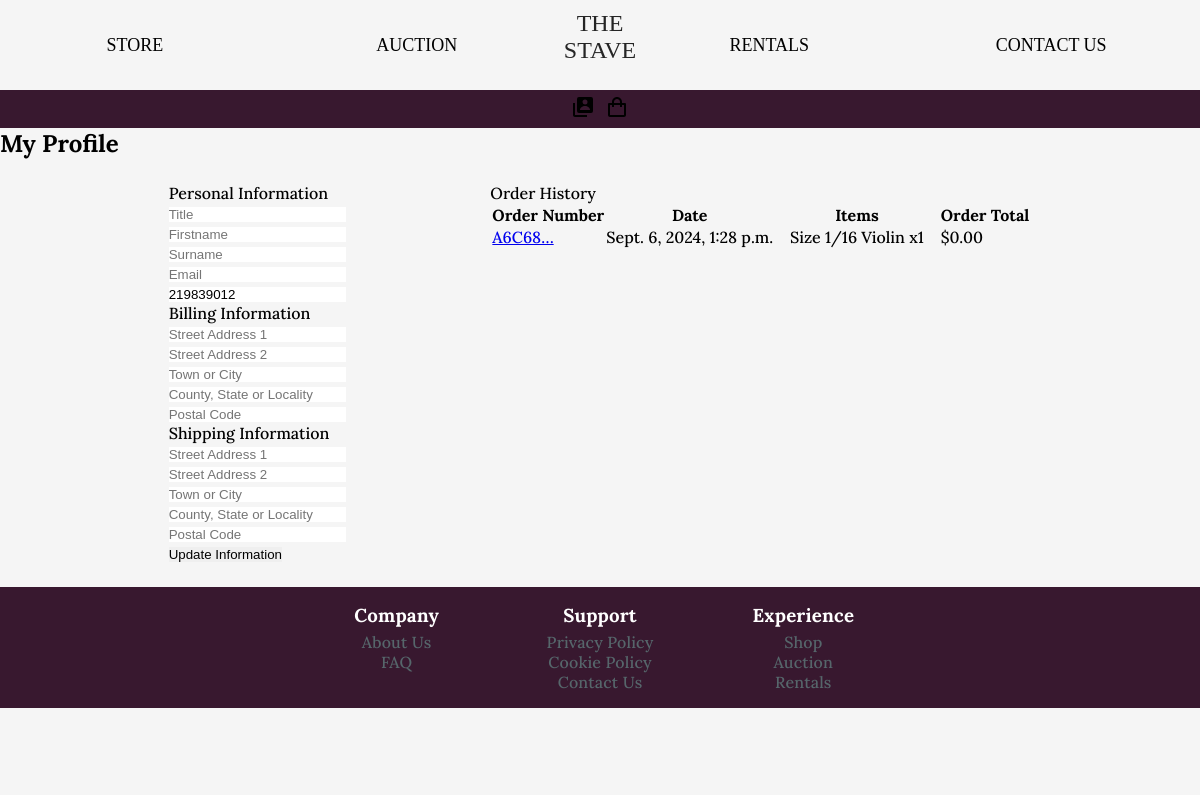
Page /profiles/ (signed in) on the committed database.
### profiles/models.py (models this page shows, shortened)
class UserProfile(models.Model):
    user = models.OneToOneField(User, on_delete=models.CASCADE)
    user_title = models.CharField(max_length=20, null=True, blank=True)
    user_firstname = models.CharField(max_length=50, null=True, blank=True)
    user_surname = models.CharField(max_length=50, null=True, blank=True)
    default_phone_number = models.CharField(max_length=20, null=True, blank=True)
    default_email = models.CharField(max_length=50, null=True, blank=True)
    default_country = CountryField(blank_label='Country *', null=True, blank=True)
    shipping_postcode = models.CharField(max_length=20, null=True, blank=True)
    shipping_town_or_city = models.CharField(max_length=40, null=True, blank=True)
    shipping_street_address1 = models.CharField(max_length=80, null=True, blank=True)
    shipping_street_address2 = models.CharField(max_length=80, null=True, blank=True)
    shipping_county = models.CharField(max_length=80, null=True, blank=True)
    billing_postcode = models.CharField(max_length=20, null=True, blank=True)
    billing_town_or_city = models.CharField(max_length=40, null=True, blank=True)
    billing_street_address1 = models.CharField(max_length=80, null=True, blank=True)
    billing_street_address2 = models.CharField(max_length=80, null=True, blank=True)
    billing_county = models.CharField(max_length=80, null=True, blank=True)

### checkout/models.py (models this page shows, shortened)
class Order(models.Model):
    order_number = models.CharField(max_length=32, null=False, editable=False)
    user_profile = models.ForeignKey(UserProfile, on_delete=models.SET_NULL,
                                     null=True, blank=True, related_name='orders')
    full_name = models.CharField(max_length=50, null=False, blank=False)
    email = models.EmailField(max_length=254, null=False, blank=False)
    phone_number = models.CharField(max_length=20, null=False, blank=False)
    country = CountryField(blank_label='Country *', null=False, blank=False)
    postcode = models.CharField(max_length=20, null=True, blank=True)
    town_or_city = models.CharField(max_length=40, null=False, blank=False)
    street_address1 = models.CharField(max_length=80, null=False, blank=False)
    street_address2 = models.CharField(max_length=80, null=True, blank=True)
    county = models.CharField(max_length=80, null=True, blank=True)
    date = models.DateTimeField(auto_now_add=True)
    delivery_cost = models.DecimalField(max_digits=6, decimal_places=2, null=False, default=0)
    order_total = models.DecimalField(max_digits=10, decimal_places=2, null=False, default=0)
    grand_total = models.DecimalField(max_digits=10, decimal_places=2, null=False, default=0)
    original_bag = models.TextField(null=False, blank=False, default='')
    stripe_pid = models.CharField(max_length=254, null=False, blank=False, default='')

class OrderLineItem(models.Model):
    order = models.ForeignKey(Order, null=False, blank=False, on_delete=models.CASCADE, related_name='lineitems')
    product = models.ForeignKey(Product, null=False, blank=False, on_delete=models.CASCADE)
    product_size = models.CharField(max_length=2, null=True, blank=True) # XS, S, M, L, XL
    quantity = models.IntegerField(null=False, blank=False, default=0)
    lineitem_total = models.DecimalField(max_digits=6, decimal_places=2, null=False, blank=False, editable=False)

### store/models.py (models this page shows, shortened)
class Product(models.Model):
    class Meta:
        verbose_name_plural = 'Products'
    category = models.ForeignKey('Category', null=True, blank=True, on_delete=models.SET_NULL)
    sku = models.CharField(max_length=254, null=True, blank=True)
    name = models.CharField(max_length=254)
    description = models.TextField()
    has_sizes = models.BooleanField(default=False, null=True, blank=True)
    price = models.DecimalField(max_digits=6, decimal_places=2)
    acoustic_type = models.CharField(max_length=254)
    size = models.CharField(max_length=254, null=True)
    image_url = models.URLField(max_length=1024, null=True, blank=True)
    image = models.ImageField(null=True, blank=True)
    stock = models.DecimalField(max_digits=6, decimal_places=0, default=0)

### profiles/views.py (the view)
# urls.py: path('', views.profile, name='profile'),
@login_required
def profile(request):
    profile = get_object_or_404(UserProfile, user=request.user)
    if request.method == 'POST':
        form = UserProfileForm(request.POST, instance=profile)
        if form.is_valid():
            form.save()
            messages.success(request, 'Profile updated successfully')
        else:
            messages.error(request, 'Update failed. Please ensure the form is valid.')
    else:
        form = UserProfileForm(instance=profile)
    orders = profile.orders.all()
    template = 'profiles/profile.html'
    context = {
        'form': form,
        'orders': orders,
        'on_profile_page': True
    }
    return render(request, template, context)

### cart/contexts.py (called while the page is built, shortened)
def cart_contents(request):
    cart_items = []
    total = 0
    product_count = 0
    cart = request.session.get('cart', {})
    context = {
        'cart_items': cart_items,
        'total': total,
        'product_count': product_count,
    }
    return context

### profiles/templates/profiles/profile.html (shortened to what this page needs)
{% extends "base.html" %}
{% load static %}
{% block extra_css %}
    <link rel="stylesheet" href="{% static 'profiles/css/profiles.css' %}">
{% endblock %}
{% block content %}
    <div>
        <div>
            <div>
                <h2>My Profile</h2>
            </div>
        </div>
        <div class="profile-container">
            <div>
                <form class="pure-form" action="{% url 'profile' %}" method="POST" id="profile-update-form">
                    <fieldset>
                        <legend>Personal Information</legend>
                        {{ form.user_title|as_crispy_field }}
                        {{ form.user_firstname|as_crispy_field }}
                        {{ form.user_surname|as_crispy_field }}
                        {{ form.default_email|as_crispy_field }}
                        {{ form.default_phone_number|as_crispy_field }}
                    </fieldset>
                    <fieldset>
                        <legend>Billing Information</legend>
                        {{ form.billing_street_address1|as_crispy_field }}
                        {{ form.billing_street_address2|as_crispy_field }}
                        {{ form.billing_town_or_city|as_crispy_field }}
                        {{ form.billing_county|as_crispy_field }}
                        {{ form.billing_postcode|as_crispy_field }}
                    </fieldset>
                    <fieldset>
                        <legend>Shipping Information</legend>
                        {{ form.shipping_street_address1|as_crispy_field }}
                        {{ form.shipping_street_address2|as_crispy_field }}
                        {{ form.shipping_town_or_city|as_crispy_field }}
                        {{ form.shipping_county|as_crispy_field }}
                        {{ form.shipping_postcode|as_crispy_field }}
                    </fieldset>
                    <button>Update Information</button>
                </form>
            </div>
            <div>
                <p>Order History</p>
                <div>
                    <table>
                        <thead>
                            <tr>
                                <th>Order Number</th>
                                <th>Date</th>
                                <th>Items</th>
                                <th>Order Total</th>
                            </tr>
                        </thead>
                        <tbody>
                            {% for order in orders %}
                                <tr>
                                    <td>
                                        <a href="{% url 'order_history' order.order_number %}"
                                        title="{{ order.order_number }}">
                                            {{ order.order_number|truncatechars:6 }}
                                        </a>
                                    </td>
                                    <td>{{ order.date }}</td>
                                    <td>
                                        <ul>
                                            {% for item in order.lineitems.all %}
                                                <li>
                                                    {% if item.product.has_sizes %}
                                                        Size {{ item.product.size|upper }}
                                                    {% endif %}{{ item.product.name }} x{{ item.quantity }}
                                                </li>
                                            {% endfor %}
                                        </ul>
                                    </td>
                                    <td>${{ order.grand_total }}</td>
                                </tr>
                            {% endfor %}
                        </tbody>
                    </table>
                </div>
            </div>
        </div>
{% endblock %}

### static/css/base.css (style rules this page uses)
* { margin: 0; padding: 0; border: 0; }
body { background: whitesmoke; font-family: "Lora", serif; font-style: normal; font-weight: 500; }
ul li { display: inline-block; margin: 0 15px; }

### profiles/static/profiles/css/profiles.css (style rules this page uses)
.profile-container { display: flex; flex-direction: row; align-items: flex-start; align-content: center; justify-content: space-evenly; margin: 2%; }

### rows in the picture
UserProfile: default_phone_number "219839012"
Order: order_number "A6C68…", date "Sept. 6, 2024, 1:28 p.m.", grand_total "0.00"
OrderLineItem: product.size "1/16", product.name "Violin", quantity "1"
